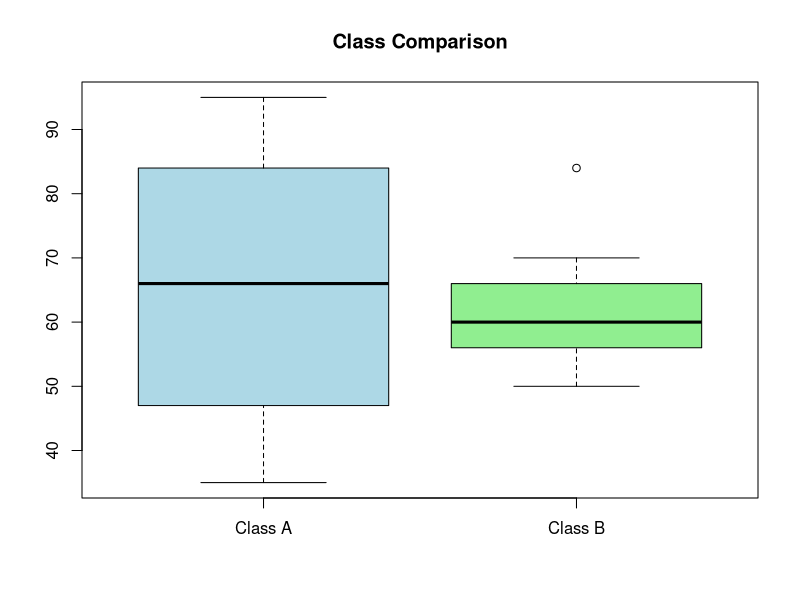

Generate this figure with R:
A <- c(76, 35, 47, 64, 95, 66, 89, 36, 84)
B <- c(51, 56, 84, 60, 59, 70, 63, 66, 50)

# Mean
mean(A)
mean(B)

# Median
median(A)
median(B)

# Range
range(A)
range(B)

# Boxplot
boxplot(A, B, names = c("Class A", "Class B"),
        main = "Class Comparison",
        col = c("lightblue", "lightgreen"))
